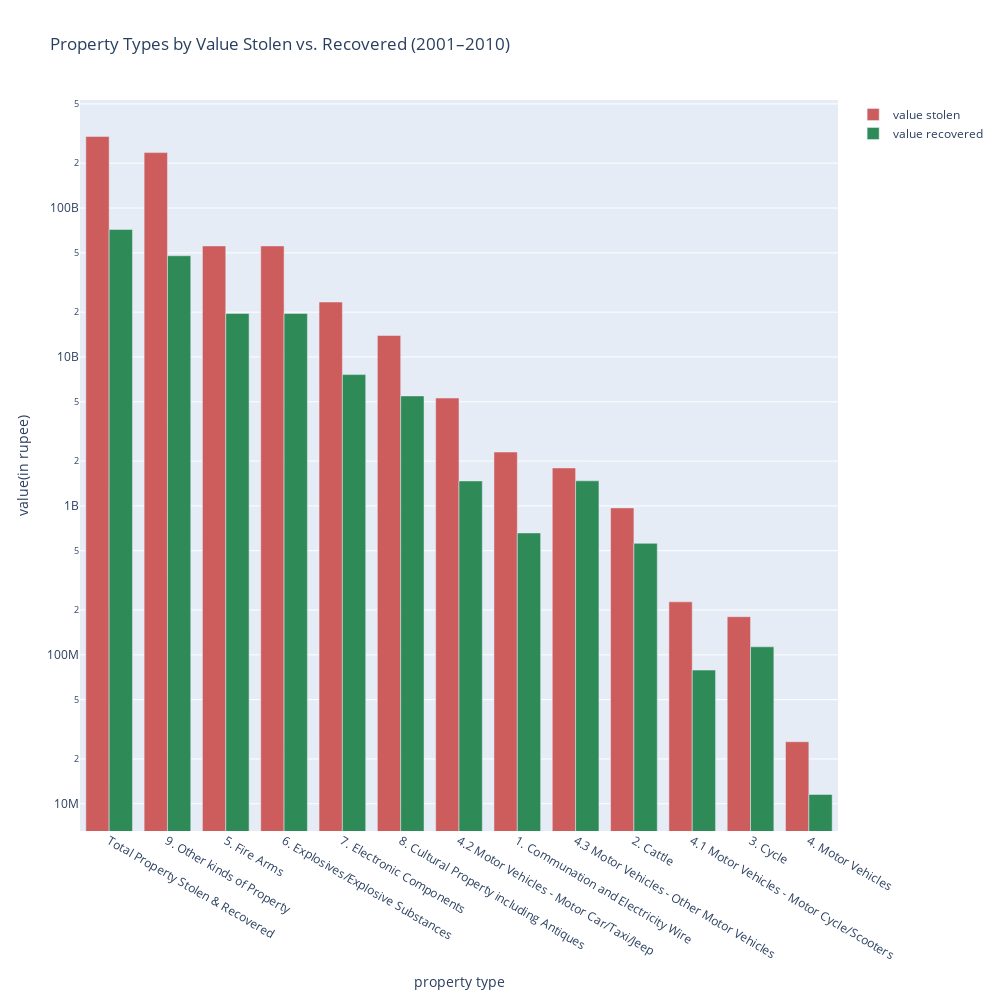

The cell this chart's notebook holds for it:
### Code cell
fig = go.Figure()
fig.add_trace(go.Bar(x=property_summary_sorted['SUB_GROUP_NAME'],
                    y =property_summary_sorted['VALUE_OF_PROPERTY_STOLEN'],
                    name ='value stolen',
                    marker_color = 'indianred'))
fig.add_trace(go.Bar(x=property_summary_sorted['SUB_GROUP_NAME'],
                    y =property_summary_sorted['VALUE_OF_PROPERTY_RECOVERED'],
                    name ='value recovered',
                    marker_color = 'seagreen'))
fig.update_layout(title='Property Types by Value Stolen vs. Recovered (2001–2010)',
                 xaxis_title='property type',
                 yaxis_title='value(in rupee)',
                 barmode = 'group',
                 yaxis_type='log',
                 height =1000,
                 width =1000)
fig.show()

### Figure 1 — Plotly figure (JSON) as saved in the notebook; plotly's stock layout.template omitted (floating-point values rounded to 4 significant figures)
{"data": [{"marker": {"color": "indianred"}, "name": "value stolen", "type": "bar", "x": ["Total Property Stolen & Recovered", "9. Other kinds of Property", "5. Fire Arms", "6. Explosives/Explosive Substances", "7. Electronic Components", "8. Cultural Property including Antiques", "4.2 Motor Vehicles - Motor Car/Taxi/Jeep", "1. Communation and Electricity Wire", "4.3 Motor Vehicles - Other Motor Vehicles", "2. Cattle", "4.1 Motor Vehicles - Motor Cycle/Scooters", "3. Cycle", "4. Motor Vehicles"], "y": [301892443242, 235466395878, 55625954626, 55625954626, 23379282453, 13934984432, 5298274631, 2300024694, 1798635308, 969885432, 226823902, 180362213, 26086558]}, {"marker": {"color": "seagreen"}, "name": "value recovered", "type": "bar", "x": ["Total Property Stolen & Recovered", "9. Other kinds of Property", "5. Fire Arms", "6. Explosives/Explosive Substances", "7. Electronic Components", "8. Cultural Property including Antiques", "4.2 Motor Vehicles - Motor Car/Taxi/Jeep", "1. Communation and Electricity Wire", "4.3 Motor Vehicles - Other Motor Vehicles", "2. Cattle", "4.1 Motor Vehicles - Motor Cycle/Scooters", "3. Cycle", "4. Motor Vehicles"], "y": [71754803608, 47804264248, 19583448697, 19583448697, 7612693002, 5475419771, 1470620510, 658381248, 1473677010, 560644382, 78982844, 113233522, 11551147]}], "layout": {"barmode": "group", "height": 1000, "title": {"text": "Property Types by Value Stolen vs. Recovered (2001–2010)"}, "width": 1000, "xaxis": {"title": {"text": "property type"}}, "yaxis": {"title": {"text": "value(in rupee)"}, "type": "log"}}}
